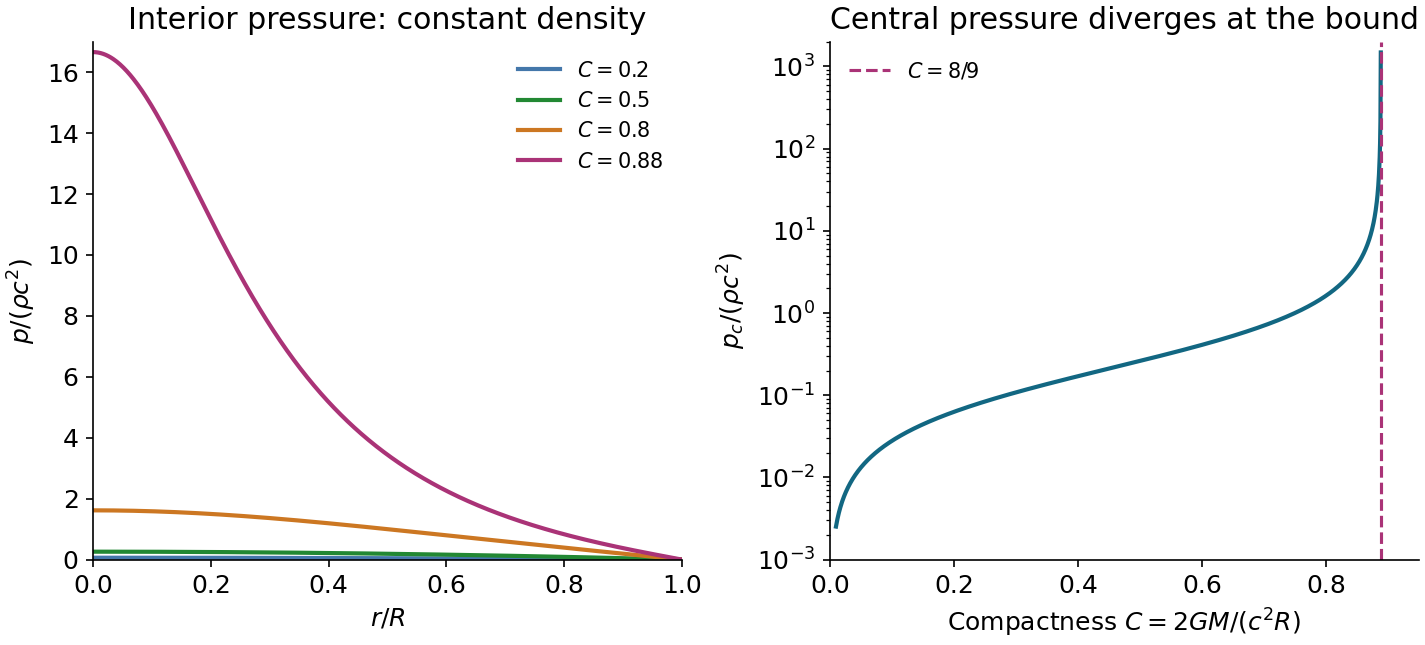

Write the Python code that produced this figure.
"""Original pressure profiles of the constant-density interior solution."""
from pathlib import Path
import numpy as np
import matplotlib
matplotlib.use('Agg')
import matplotlib.pyplot as plt

def pressure_ratio(x,C):
    s=np.sqrt(1-C*np.asarray(x)**2)
    sr=np.sqrt(1-C)
    return (s-sr)/(3*sr-s)

plt.rcParams.update({'font.size':12,'axes.spines.top':False,'axes.spines.right':False})
fig,axes=plt.subplots(1,2,figsize=(9.5,4.3),layout='constrained')
x=np.linspace(0,1,700)
for C,col in zip([.2,.5,.8,.88],['#4477aa','#228833','#cc7722','#aa3377']):
    axes[0].plot(x,pressure_ratio(x,C),label=rf'$C={C:g}$',lw=2,color=col)
axes[0].set(xlabel=r'$r/R$',ylabel=r'$p/(\rho c^2)$',title='Interior pressure: constant density',xlim=(0,1),ylim=(0,17))
axes[0].legend(frameon=False,fontsize=10)
C=np.linspace(.01,8/9-1e-4,1500)
axes[1].semilogy(C,pressure_ratio(0,C),color='#126782',lw=2)
axes[1].axvline(8/9,color='#aa3377',ls='--',label=r'$C=8/9$')
axes[1].set(xlabel=r'Compactness $C=2GM/(c^2R)$',ylabel=r'$p_c/(\rho c^2)$',title='Central pressure diverges at the bound',xlim=(0,.95),ylim=(.001,2000))
axes[1].legend(frameon=False,fontsize=10)
fig.savefig(Path.cwd()/Path(__file__).with_suffix('.png').name,dpi=150,facecolor='white',transparent=False)
